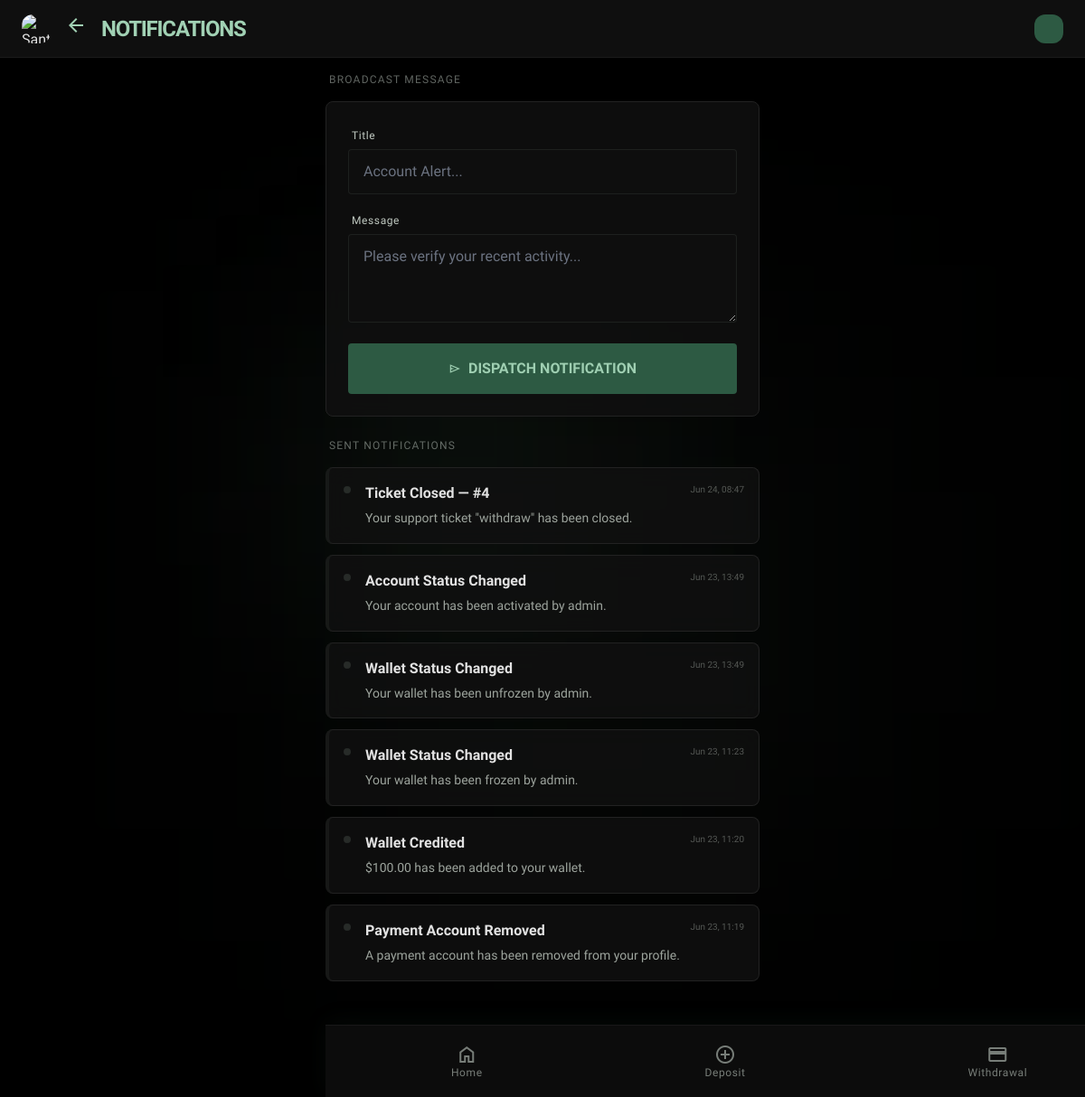
The page /notifications/ (signed in) on the database as committed earlier.
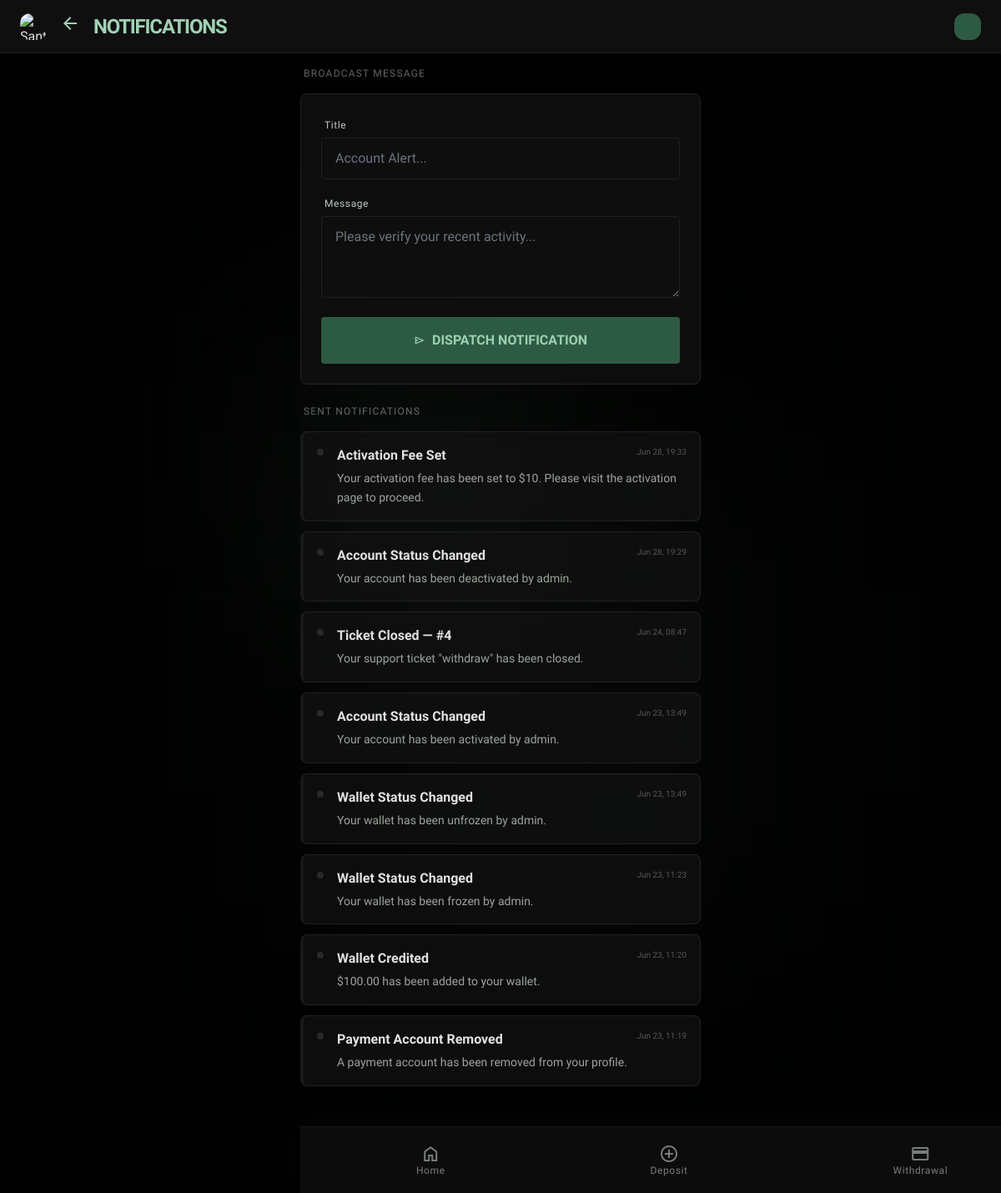
The same page on the database as committed later.
### USDT/models.py (models this page shows, shortened)
class Notification(models.Model):
    user = models.ForeignKey(
        settings.AUTH_USER_MODEL,
        on_delete=models.CASCADE,
        related_name='notifications'
    )
    title = models.CharField(max_length=255)
    message = models.TextField()
    is_read = models.BooleanField(default=False)
    created_at = models.DateTimeField(auto_now_add=True)
    class Meta:
        ordering = ['-created_at']

### USDT/views.py (the view)
# urls.py: path('notifications/', views.notifications, name='notifications'),
@login_required
def notifications(request):
    notifs = Notification.objects.filter(
        user=request.user).order_by('-created_at')
    notifs.filter(is_read=False).update(is_read=True)
    return render(request, 'user/notifications.html', {
        'notifications': notifs
    })

### USDT/context_processors.py (called while the page is built)
def admin_counts(request):
    if request.user.is_authenticated and request.user.is_admin_user:
        return {
            'pending_activations_count': ActivationPayment.objects.filter(status='pending').count(),
            'pending_withdrawals_count': WithdrawalRequest.objects.filter(status='pending').count(),
            'open_tickets_count': SupportTicket.objects.filter(status='open').count(),
        }
    return {}

### USDT/models.py (called while the page is built)
    @property
    def is_admin_user(self):
        return self.role == 'admin'

### USDT/templates/user/notifications.html (shortened to what the changed rows need)
<!DOCTYPE html>
<html class="dark" lang="en">
<head>
<script src="https://cdn.tailwindcss.com?plugins=forms,container-queries"></script>
<script id="tailwind-config">
  tailwind.config = {
    darkMode: "class",
    theme: {
      extend: {
        colors: {
          "outline-variant": "#414943", "surface-container-low": "#1b1b1b",
          "on-primary-fixed-variant": "#224f39", "surface-variant": "#353535",
          "on-primary-fixed": "#002112", "primary-fixed-dim": "#a1d1b4",
          "inverse-surface": "#e2e2e2", "on-tertiary": "#0c3825",
          "surface-bright": "#393939", "outline": "#8b938c",
          "tertiary": "#a4d1b6", "surface": "#131313",
          "on-secondary-container": "#b7b5b4", "error-container": "#93000a",
          "on-surface": "#e2e2e2", "on-surface-variant": "#c0c9c1",
          "on-error-container": "#ffdad6", "secondary": "#c8c6c5",
          "secondary-fixed-dim": "#c8c6c5", "primary": "#a1d1b4",
          "surface-container-highest": "#353535", "surface-container-high": "#2a2a2a",
          "tertiary-container": "#305944", "primary-container": "#2d5a43",
          "tertiary-fixed": "#bfedd1", "on-tertiary-fixed-variant": "#254f3a",
          "on-secondary": "#313030", "on-tertiary-container": "#a1ceb3",
          "tertiary-fixed-dim": "#a4d1b6", "secondary-container": "#474746",
          "primary-fixed": "#bceecf", "on-error": "#690005",
          "on-tertiary-fixed": "#002113", "on-secondary-fixed": "#1c1b1b",
          "secondary-fixed": "#e5e2e1", "on-primary-container": "#9fcfb2",
          "on-secondary-fixed-variant": "#474746", "background": "#131313",
          "surface-dim": "#131313", "error": "#ffb4ab",
          "surface-tint": "#a1d1b4", "on-primary": "#063824",
          "inverse-primary": "#3a674f", "on-background": "#e2e2e2",
          "surface-container": "#1f1f1f", "inverse-on-surface": "#303030",
          "surface-container-lowest": "#0e0e0e"
        },
        borderRadius: { "DEFAULT": "0.125rem", "lg": "0.25rem", "xl": "0.5rem", "full": "0.75rem" },
        spacing: { "stack-md": "12px", "stack-lg": "32px", "container-padding": "24px", "gutter": "16px", "stack-sm": "4px", "base": "8px" },
        fontFamily: { "mono-data": ["Geist"], "headline-xl": ["Hanken Grotesk"], "body-md": ["Hanken Grotesk"], "label-sm": ["Geist"], "headline-lg": ["Hanken Grotesk"], "headline-md": ["Hanken Grotesk"], "body-lg": ["Hanken Grotesk"] },
        fontSize: {
          "mono-data": ["14px", {"lineHeight": "20px", "fontWeight": "400"}],
          "headline-xl": ["48px", {"lineHeight": "56px", "letterSpacing": "-0.02em", "fontWeight": "700"}],
          "body-md": ["16px", {"lineHeight": "24px", "fontWeight": "400"}],
          "label-sm": ["12px", {"lineHeight": "16px", "letterSpacing": "0.05em", "fontWeight": "500"}],
          "headline-lg": ["32px", {"lineHeight": "40px", "letterSpacing": "-0.01em", "fontWeight": "600"}],
          "headline-md": ["24px", {"lineHeight": "32px", "fontWeight": "600"}],
          "body-lg": ["18px", {"lineHeight": "28px", "fontWeight": "400"}]
        }
      }
    }
  }
</script>
</head>
<body class="font-body-md text-on-surface">
<header class="fixed top-0 w-full z-50 bg-background/80 backdrop-blur-xl border-b border-white/5 flex justify-between items-center px-container-padding h-16">
  <div class="flex items-center gap-4">
    <h1 class="font-headline-md text-headline-md font-bold tracking-tighter text-primary">NOTIFICATIONS</h1>
  </div>
</header>
<main class="pt-20 pb-32 px-4 max-w-lg mx-auto space-y-6">
  <section class="space-y-4">
    <div class="space-y-3">
      {% for n in notifications %}
      <div class="glass-card rounded-xl p-4 flex gap-4 items-start border-l-4 {% if not n.is_read %}border-l-primary{% else %}border-l-outline-variant/20{% endif %}">
        <div class="mt-1">
          {% if not n.is_read %}
          <div class="w-2 h-2 rounded-full bg-[#FFB300] shadow-[0_0_8px_#FFB300]"></div>
          {% else %}
          <div class="w-2 h-2 rounded-full bg-outline-variant/50"></div>
          {% endif %}
        </div>
        <div class="flex-1 min-w-0">
          <div class="flex justify-between items-start mb-1">
            <h4 class="font-bold text-on-surface truncate pr-2">{{ n.title }}</h4>
            <span class="font-label-sm text-[10px] text-on-surface-variant/40 whitespace-nowrap">{{ n.created_at|date:"M d, H:i" }}</span>
          </div>
          <p class="text-sm text-on-surface-variant/80 line-clamp-2 leading-relaxed">{{ n.message }}</p>
        </div>
      </div>
      {% empty %}
      <div class="glass-card rounded-xl p-8 text-center border-dashed">
        <span class="material-symbols-outlined text-4xl text-on-surface-variant/20 mb-2 block">inbox</span>
        <p class="text-on-surface-variant/40 font-label-sm">No notifications issued</p>
      </div>
      {% endfor %}
    </div>
  </section>
</body>
</html>

Rows that differ between the two databases and show on the page:
added Notification: is_read False (drawn), title "Activation Fee Set", created_at "Jun 28, 19:33", message "Your activation fee has been set to $10. Please visit the activation page to proceed."
added Notification: is_read False (drawn), title "Account Status Changed", created_at "Jun 28, 19:29", message "Your account has been deactivated by admin."
